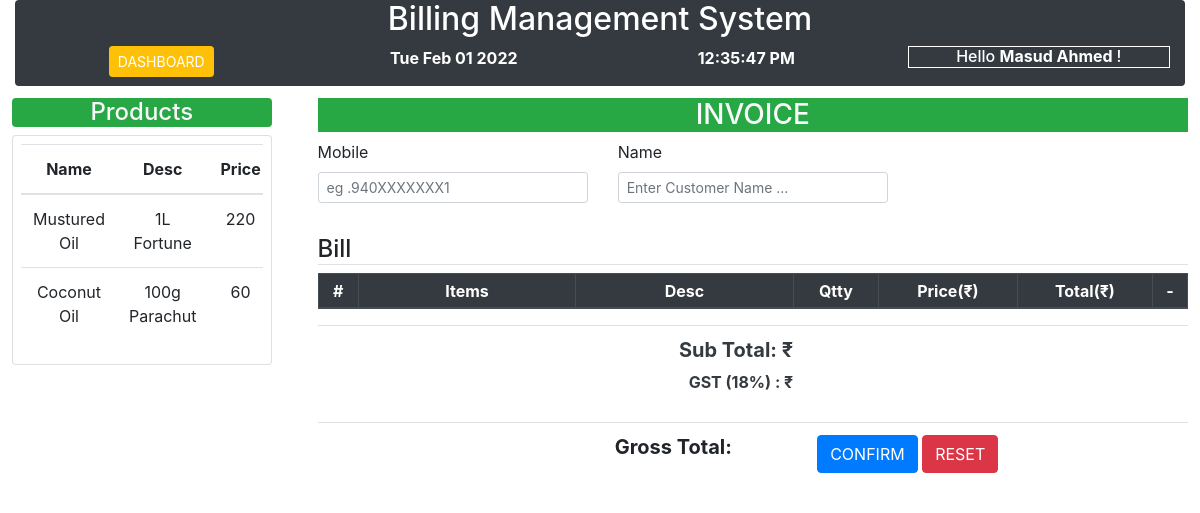
Page /generate_bills.php (signed in) on the committed database.
### tables this page shows
CREATE TABLE `user` (
  `id` int(11) NOT NULL,
  `name` varchar(50) NOT NULL,
  `mobile` varchar(10) NOT NULL,
  `email` varchar(100) DEFAULT NULL
);

CREATE TABLE `inventory` (
  `iid` int(11) NOT NULL,
  `pid` int(11) NOT NULL,
  `qnt_in_hand` int(11) NOT NULL,
  `sell_price` decimal(10,0) NOT NULL,
  `buy_price` decimal(10,0) NOT NULL
);

CREATE TABLE `products` (
  `pid` int(11) NOT NULL,
  `pname` varchar(50) NOT NULL,
  `pcat` int(11) NOT NULL,
  `barcode` int(11) DEFAULT NULL,
  `description` text NOT NULL
);

### generate_bills.php (the view, shortened to what this page needs)
<?php require_once "lib/db.php";
?>
<!DOCTYPE html>
<html lang="en">
<head>
    <link rel="stylesheet" href="assets/css/bootstrap.min.css">
</head>
<body>
    <div class="container-fluid">
        <div class="conatiner-fluid">
            <div class="container-fluid bg-dark text-center rounded">
                <h2 class="text-white "> Billing Management System </h2>
                <div class="row text-center">
                    <div class="col-sm">
                        <a href="index.php" class="btn btn-warning btn-sm text-white">DASHBOARD</a>
                    </div>
                    <div class="col-sm">
                        <p class="text-white" id=""><span id="date" style="font-weight: bolder;">Date</span></p>
                    </div>
                    <div class="col-sm">
                        <p class="text-white"><span id="time" style="font-weight: bolder;">time</span></p>
                    </div>
                    <div class="col-sm ">
                        <span>
                            <h6 class="text-white border border-white">Hello <span id="ename" style="font-weight: bold;">
                                    <?php
                                    if (isset($_SESSION['user'])) {
                                        $id = $_SESSION['user']['user_id'];
                                        $data = mysqli_fetch_assoc(mysqli_query($conn, "SELECT * FROM `user` WHERE `id`='$id'"));
                                        echo $data['name'];
                                    }
                                    ?>
                                </span>!
                    </div>
                </div>
            </div>
        </div>
    </div>
    <div class="container-fluid p-1">
        <div class="row">
            <div class="col-md-3 col-xs-12 col-sm-11">
                <div class="container-fluid p-2">
                    <h4 class="text-center bg-success text-light rounded">Products</h4>
                    <div class="card p-2">
                        <div class="table-responsive">
                            <table class="table text-center" id="table_filter">
                                <thead>
                                    <tr>
                                        <th>Name</th>
                                        <th>Desc</th>
                                        <th>Price</th>
                                    </tr>
                                </thead>
                                <tbody>
                                    <?php
                                    $sql = "SELECT `products`.`pid`,`products`.`pname`, `products`.`description`, `inventory`.`sell_price` FROM `products` JOIN `inventory` ON `inventory`.`pid`=`products`.`pid`";
                                    $res = mysqli_query($conn, $sql);
                                    while ($row = mysqli_fetch_assoc($res)) {
                                    ?>
                                        <tr>
                                            <td><?= $row['pname'] ?></td>
                                            <td><?= $row['description'] ?></td>
                                            <td><?= $row['sell_price'] ?></td>
                                        </tr>
                                    <?php } ?>
                                </tbody>
                            </table>
                        </div>
                    </div>
                </div>
            </div>
            <div class="col-md-9 col-xs-12 col-sm-11">
                <form>
                    <div class="container-fluid p-2">
                        <h3 class="text-center bg-success text-light">INVOICE</h3>
                        <div class="row">
                            <div class="col-md-4 col-xs-12 col-sm-12">
                                <div class="form-group">
                                    <label for="mobile">Mobile</label>
                                    <input type="number" class="form-control form-control-sm" id="contact" placeholder="eg .940XXXXXXX1" id="contact" required onkeyup="getUser(this)">
                                </div>
                            </div>
                            <div class="col-md-4 col-xs-12 col-sm-12">
                                <div class="form-group">
                                    <label for="mobile">Name</label>
                                    <input type="text" class="form-control  form-control-sm" id="cust_name" placeholder="Enter Customer Name ..." required>
                                </div>
                            </div>
                        </div>
                    </div>
                    <div class="container-fluid p-2">
                        <h4 class="border-bottom">Bill</h4>
                        <table class="table table-sm table-bordered text-center">
                            <thead class="thead-dark">
                                <tr>
                                    <th scope="col">#</th>
                                    <th scope="col" class="col-3">Items</th>
                                    <th scope="col" class="col-3">Desc</th>
                                    <th scope="col">Qtty</th>
                                    <th scope="col">Price(₹)</th>
                                    <th scope="col">Total(₹)</th>
                                    <th scope="col">-</th>
                                </tr>
                            </thead>
                        </table>
                        <table class="table">
                            <tbody>
                                <tr>
                                    <td> </td>
                                    <td> </td>
                                    <td> </td>
                                    <td> </td>
                                    <td> </td>
                                    <td class="text-right text-dark">
                                        <h5><strong>Sub Total: ₹ </strong></h5>
                                        <p><strong>GST (18%) : ₹ </strong></p>
                                    </td>
                                    <td class="text-center text-dark">
                                    </td>
                                </tr>
                                <tr>
                                    <td> </td>
                                    <td> </td>
                                    <td> </td>
                                    <td> </td>
                                    <td class="text-dark">
                                    </td>
                                    <td class="text-center">
                                    <h5><strong>Gross Total: <strong id="gross" class="text-danger"></strong></strong></h5>
                                    </td>
                                    <td class="">
                                        <button type="button" id="final_submit" class="btn btn-primary" onclick="finalSubmit()">CONFIRM</button>
                                        <a href="ajax/products.php?reset_session=<?=session_id()?>" class="btn btn-danger" >RESET</button>
                                    </td>
                                </tr>
                            </tbody>
                        </table>
                    </div>
                </form>
            </div>
        </div>
    </div>
</body>
</html>

### rows in the picture
user: name "Masud Ahmed"
inventory: pid.pname "Mustured Oil", pid.description "1L Fortune", sell_price "220"
inventory: pid.pname "Coconut Oil", pid.description "100g Parachut", sell_price "60"
